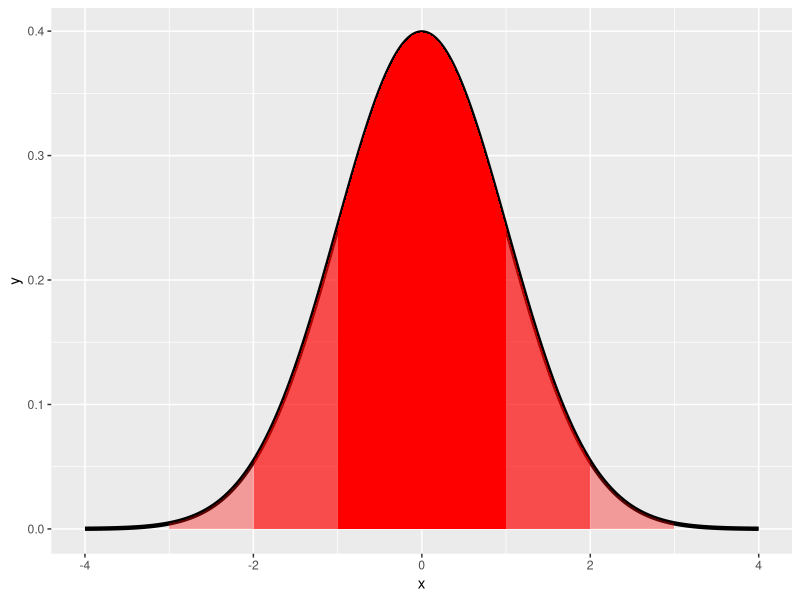
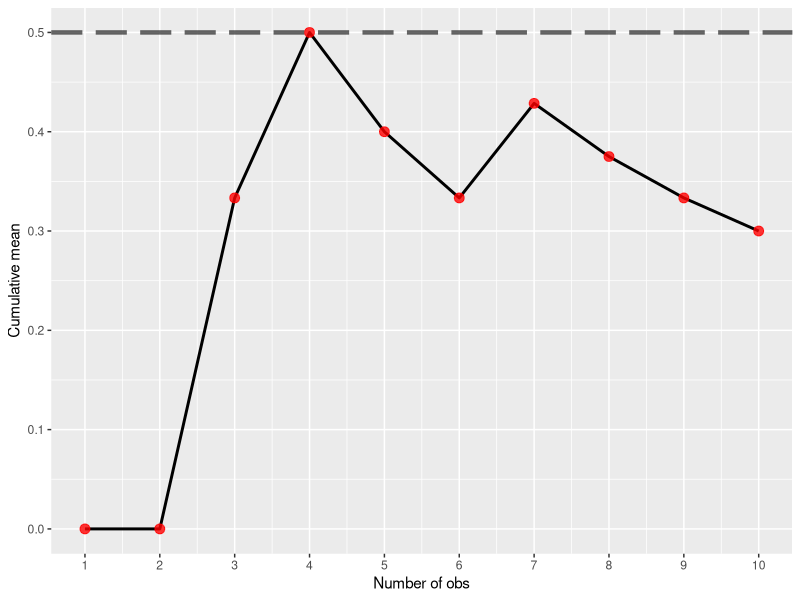
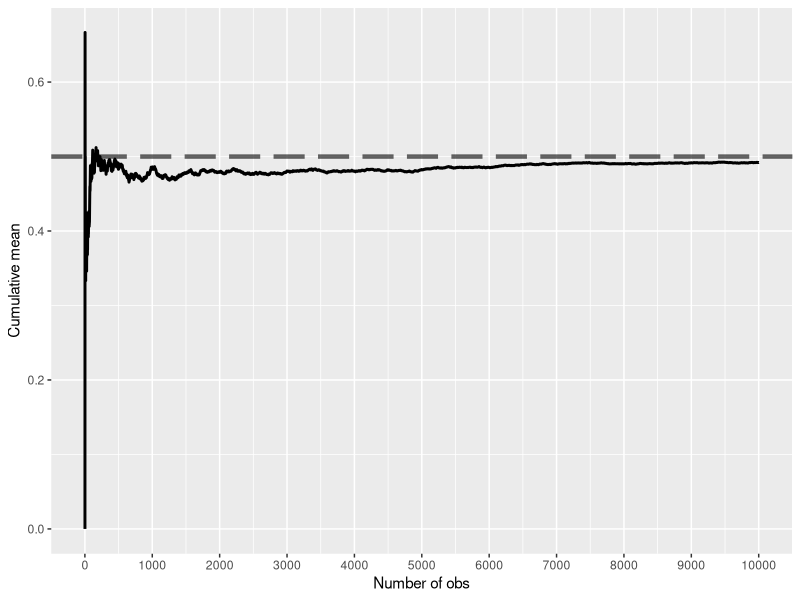
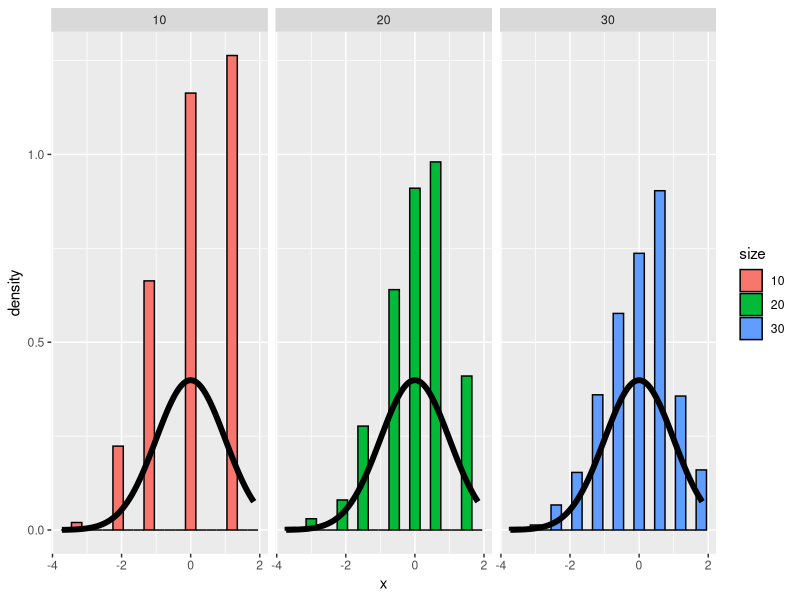
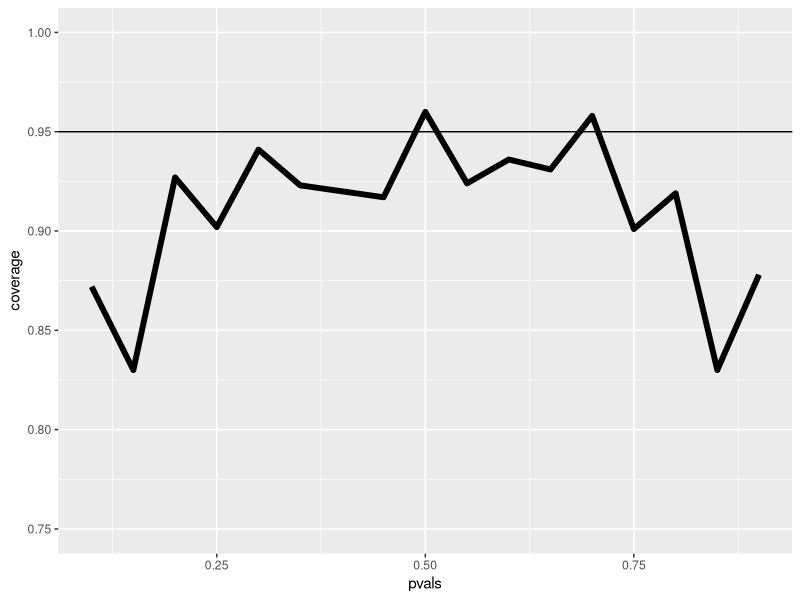
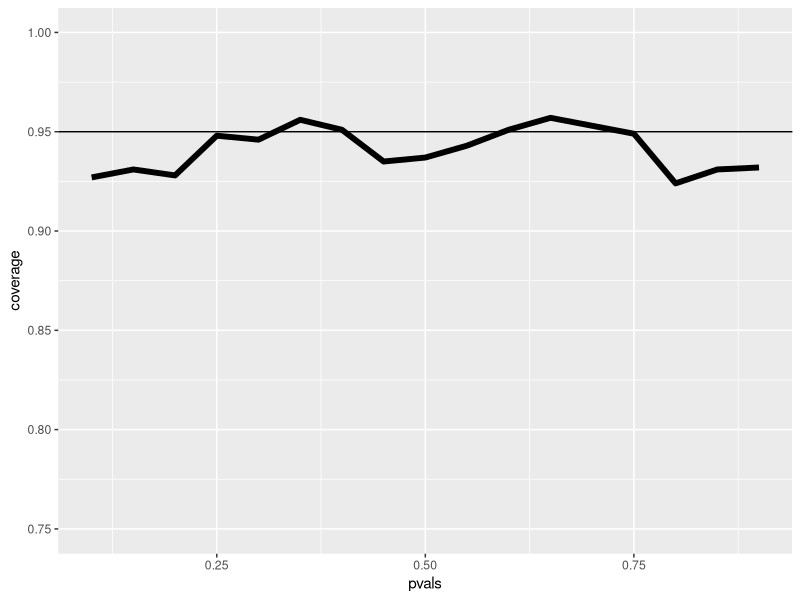
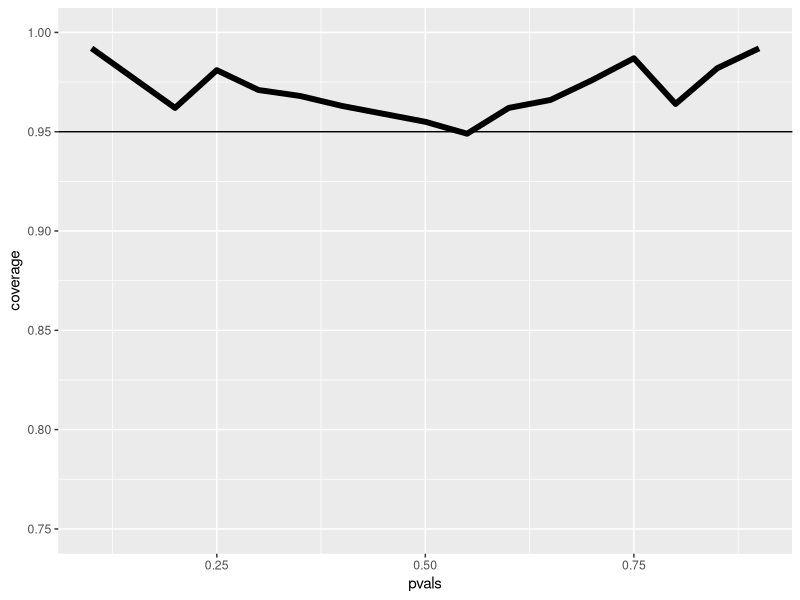
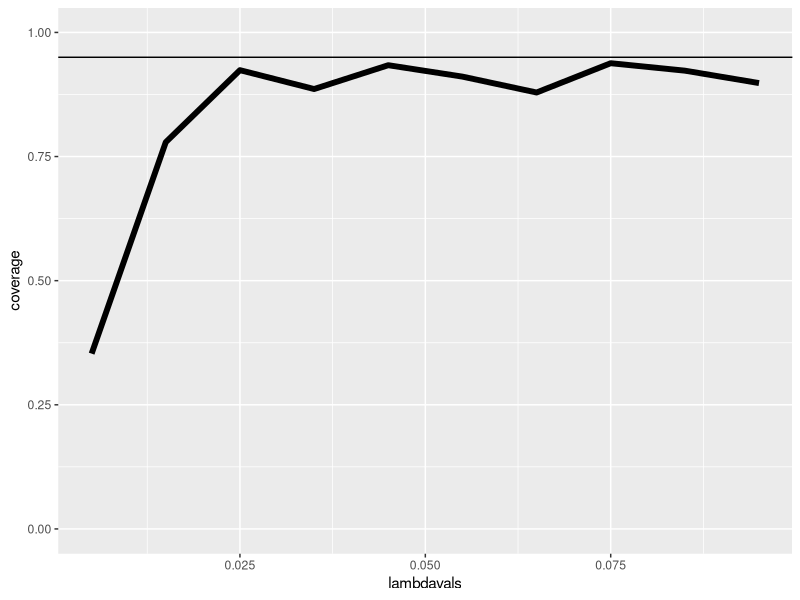

Here is the R script that generated these plots, in order:
## ---- chunk 1
#using equation choose(n,x) * p^x * (1-p)^(n-x)
choose(5,3) * .8^3 * (1-.8)^(5-3)+choose(5,4) * .8^4 * (1-.8)^(5-4)+choose(5,5) * .8^5 * (1-.8)^(5-5)

# using R Pbinom function
pbinom(q = 2,size = 5,prob = .8,lower.tail = F)
## ---- chunk 2
###  
x <- seq(-4, 4, length = 1000)
dat <- data.frame(x=x, y=dnorm(x))
library(ggplot2)
#to plot normal distribution:
#g <- ggplot(dat, aes(x = x, y = y)) + geom_line(size = 1.5)
#g <- g + geom_vline(xintercept = -4 : 4, size = 1)
#densities:
g <- ggplot(dat, aes(x = x, y = y)) + geom_line(size = 1.5)
g <- g + geom_ribbon(aes(x = ifelse(x > -1 & x < 1, x, 0), ymin = 0, ymax = dat$y), fill = "red", alpha = 1)
g <- g +  geom_ribbon(aes(x = ifelse(x > -2 & x < 2, x, 0), ymin = 0, ymax = dat$y), fill = "red", alpha = 0.5)
g <- g +  geom_ribbon(aes(x = ifelse(x > -3 & x < 3, x, 0), ymin = 0, ymax = dat$y), fill = "red", alpha = 0.35)
print(g)
## ---- chunk 3
qnorm(.1)
## ---- chunk 4
qnorm(.975,3,2)

#or calc from standard normal then convert by sigma and mean
qnorm(.975)*2+3
## ---- chunk 5
pnorm(1200,1020,50,lower.tail = FALSE)
#or we can use the standard normal quantile instead
pnorm((1200-1020)/50,lower.tail = FALSE)
## ---- chunk 6
ppois(3,2.5*4)
## ---- chunk 7
#using binomial func:
pbinom(5,1000,.01)
#using pois func:
ppois(5,.01*1000)
## ---- chunk 8
library(ggplot2)
# Put initialization code in this file.
coinPlot <- function(n){
  means <- cumsum(sample(0 : 1, n , replace = TRUE)) / (1  : n)
  g <- ggplot(data.frame(x = 1 : n, y = means), aes(x = x, y = y)) 
  g <- g + geom_hline(size=1.5 ,yintercept = 0.5,alpha=0.6,
	linetype="longdash") + geom_line(size = 1)
if(n<100){
 	g <- g + geom_point(colour="red",size=3,alpha=0.8)
	}	 
  g <- g + labs(x = "Number of obs", y = "Cumulative mean")
  g <- g + scale_x_continuous(breaks=seq(0,n+1,ceiling(n/10)))
  print(g)
  invisible()
}

## ---- chunk 9
#Try for n=10.
coinPlot(10)
## ---- chunk 10
#Try for n=10000.
coinPlot(10000)
## ---- chunk 11
nosim <- 1000
cfunc <- function(x, n) sqrt(n) * (mean(x) - 0.9) / sqrt(.1 * .9)
dat <- data.frame(
  x = c(apply(matrix(sample(0:1, prob = c(.1,.9), nosim * 10, replace = TRUE), 
                     nosim), 1, cfunc, 10),
        apply(matrix(sample(0:1, prob = c(.1,.9), nosim * 20, replace = TRUE), 
                     nosim), 1, cfunc, 20),
        apply(matrix(sample(0:1, prob = c(.1,.9), nosim * 30, replace = TRUE), 
                     nosim), 1, cfunc, 30)
  ),
  size = factor(rep(c(10, 20, 30), rep(nosim, 3))))
g <- ggplot(dat, aes(x = x, fill = size)) + geom_histogram(binwidth=.3, colour = "black", aes(y = ..density..)) 
g <- g + stat_function(fun = dnorm, size = 2)
g <- g + facet_grid(. ~ size)
print(g)
## ---- chunk 12
.6+c(-1,1)*qnorm(.975)*sqrt(.6*(1-.6)/100)
## ---- chunk 13
binom.test(60,100)$conf.int
## ---- chunk 14
n <- 20; pvals <- seq(.1, .9, by = .05); nosim <- 1000
coverage <- sapply(pvals, function(p){
  phats <- rbinom(nosim, prob = p, size = n) / n
  ll <- phats - qnorm(.975) * sqrt(phats * (1 - phats) / n)
  ul <- phats + qnorm(.975) * sqrt(phats * (1 - phats) / n)
  mean(ll < p & ul > p)
})
g <- ggplot(data.frame(pvals, coverage), aes(x = pvals, y = coverage)) + geom_line(size = 2) + geom_hline(yintercept = 0.95) + ylim(.75, 1.0)
print(g)
## ---- chunk 15
n <- 100; pvals <- seq(.1, .9, by = .05); nosim <- 1000
coverage <- sapply(pvals, function(p){
  phats <- rbinom(nosim, prob = p, size = n) / n
  ll <- phats - qnorm(.975) * sqrt(phats * (1 - phats) / n)
  ul <- phats + qnorm(.975) * sqrt(phats * (1 - phats) / n)
  mean(ll < p & ul > p)
})
g <- ggplot(data.frame(pvals, coverage), aes(x = pvals, y = coverage)) + geom_line(size = 2) + geom_hline(yintercept = 0.95) + ylim(.75, 1.0)
print(g)
## ---- chunk 16
n <- 20; pvals <- seq(.1, .9, by = .05); nosim <- 1000
coverage <- sapply(pvals, function(p){
  phats <- (rbinom(nosim, prob = p, size = n) + 2) / (n + 4)
  ll <- phats - qnorm(.975) * sqrt(phats * (1 - phats) / n)
  ul <- phats + qnorm(.975) * sqrt(phats * (1 - phats) / n)
  mean(ll < p & ul > p)
})
g <- ggplot(data.frame(pvals, coverage), aes(x = pvals, y = coverage)) + geom_line(size = 2) + geom_hline(yintercept = 0.95) + ylim(.75, 1.0)
print(g)
## ---- chunk 17
  lamb <- 5/94.32
  lamb+c(-1,1)*qnorm(.975)*sqrt(lamb/94.32)
## ---- chunk 18
  poisson.test(5,94.32)$conf
## ---- chunk 19
  
lambdavals <- seq(0.005, 0.10, by = .01); nosim <- 1000
t <- 100
coverage <- sapply(lambdavals, function(lambda){
  lhats <- rpois(nosim, lambda = lambda * t) / t
  ll <- lhats - qnorm(.975) * sqrt(lhats / t)
  ul <- lhats + qnorm(.975) * sqrt(lhats / t)
  mean(ll < lambda & ul > lambda)
})
g <- ggplot(data.frame(lambdavals, coverage), aes(x = lambdavals, y = coverage)) + geom_line(size = 2) + geom_hline(yintercept = 0.95)+ylim(0, 1.0)
print(g)
## ---- chunk 20
lambdavals <- seq(0.005, 0.10, by = .01); nosim <- 1000
t <- 1000
coverage <- sapply(lambdavals, function(lambda){
  lhats <- rpois(nosim, lambda = lambda * t) / t
  ll <- lhats - qnorm(.975) * sqrt(lhats / t)
  ul <- lhats + qnorm(.975) * sqrt(lhats / t)
  mean(ll < lambda & ul > lambda)
})
g <- ggplot(data.frame(lambdavals, coverage), aes(x = lambdavals, y = coverage)) + geom_line(size = 2) + geom_hline(yintercept = 0.95)+ylim(0, 1.0)
print(g)
